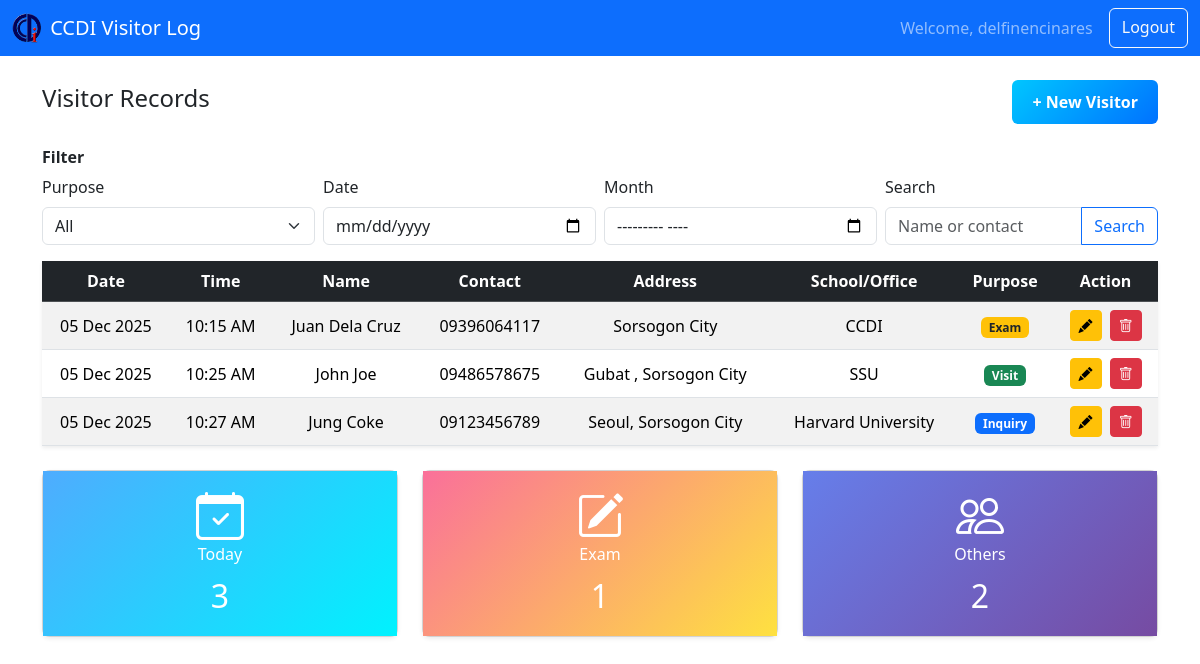
The app's page /dashboard.php (signed in) with its own data.
### tables this page shows
CREATE TABLE `visitors` (
  `id` int(11) NOT NULL AUTO_INCREMENT,
  `fullname` varchar(100) NOT NULL,
  `date` datetime NOT NULL,
  `time` time NOT NULL,
  `address` varchar(255) DEFAULT NULL,
  `contact` varchar(20) DEFAULT NULL,
  `school_office` varchar(100) DEFAULT NULL,
  `purpose` enum('Visit','Inquiry','Exam') NOT NULL,
  PRIMARY KEY (`id`)
);

### dashboard.php (the view, shortened to what this page needs)
<?php
include("config.php");
$search       = $_GET['search'] ?? '';
$filter_date  = $_GET['filter_date'] ?? '';
$filter_month = $_GET['filter_month'] ?? '';
$sql = "SELECT * FROM visitors";
$stmt = $conn->prepare($sql);
$stmt->execute();
$result = $stmt->get_result();
$count_today_row = $conn->query("
    SELECT COUNT(*) AS total
    FROM visitors
    WHERE DATE(date) = CURDATE()
")->fetch_assoc();
$count_exam_row = $conn->query("
    SELECT COUNT(*) AS total
    FROM visitors
    WHERE DATE(date) = CURDATE()
      AND purpose = 'Exam'
")->fetch_assoc();
$count_others_row = $conn->query("
    SELECT COUNT(*) AS total
    FROM visitors
    WHERE DATE(date) = CURDATE()
      AND purpose IN ('Visit','Inquiry')
")->fetch_assoc();
$count_today  = $count_today_row['total']  ?? 0;
$count_exam   = $count_exam_row['total']   ?? 0;
$count_others = $count_others_row['total'] ?? 0;
?>
<!DOCTYPE html>
<html>
<head>
    <link rel="stylesheet" href="assets/css/bootstrap.min.css">
    <link rel="stylesheet" href="https://cdn.jsdelivr.net/npm/bootstrap-icons/font/bootstrap-icons.css">
</head>
<body>
<nav class="navbar navbar-expand-lg navbar-dark bg-primary">
  <div class="container-fluid">
   <a class="navbar-brand d-flex align-items-center" href="#">
    <img src="assets/img/ccdi_logo.jpg" alt="Logo" style="height: 30px; width: auto;" class="me-2">
         CCDI Visitor Log
    </a>
    <div class="d-flex">
      <span class="navbar-text me-3">Welcome, <?php echo $_SESSION['username']; ?></span>
      <a href="logout.php" class="btn btn-outline-light">Logout</a>
    </div>
  </div>
</nav>
<div class="container mt-4">
    <div class="d-flex justify-content-between align-items-center">
        <h4>Visitor Records</h4>
        <a href="add_visitor.php"
           class="btn fw-bold text-white"
           style="background: linear-gradient(135deg, #00c6ff, #0072ff); border: none; padding: 10px 20px; font-size: 1rem;">
           + New Visitor
        </a>
    </div>
    <h6 class="mt-4 fw-bold">Filter</h6>
    <form method="get" class="row g-2 align-items-end">
        <div class="col-md-3">
            <label class="form-label">Purpose</label>
            <select name="purpose" class="form-select" onchange="this.form.submit()">
                <option value="">All</option>
            </select>
        </div>
        <div class="col-md-3">
            <label class="form-label">Date</label>
            <input type="date" name="filter_date" class="form-control" value="<?php echo htmlspecialchars($filter_date); ?>" onchange="this.form.submit()">
        </div>
        <div class="col-md-3">
            <label class="form-label">Month</label>
            <input type="month" name="filter_month" class="form-control" value="<?php echo htmlspecialchars($filter_month); ?>" onchange="this.form.submit()">
        </div>
        <div class="col-md-3">
            <label class="form-label">Search</label>
            <div class="input-group">
                <input type="text" name="search" class="form-control" placeholder="Name or contact" value="<?php echo htmlspecialchars($search); ?>">
                <button class="btn btn-outline-primary" type="submit">Search</button>
            </div>
        </div>
    </form>
    <table class="table table-striped table-hover mt-3 shadow-sm text-center align-middle">
        <thead class="table-dark">
            <tr>
                <th>Date</th><th>Time</th><th>Name</th><th>Contact</th><th>Address</th><th>School/Office</th><th>Purpose</th><th>Action</th>
            </tr>
        </thead>
        <tbody>
        <?php if ($result->num_rows > 0) {
            while($row = $result->fetch_assoc()) { ?>
        <tr>
            <td><?php echo date("d M Y", strtotime($row['date'])); ?></td>
            <td><?php echo date("h:i A", strtotime($row['time'])); ?></td>
            <td><?php echo htmlspecialchars($row['fullname']); ?></td>
            <td><?php echo htmlspecialchars($row['contact']); ?></td>
            <td><?php echo htmlspecialchars($row['address']); ?></td>
            <td><?php echo htmlspecialchars($row['school_office']); ?></td>
            <td>
            <?php
                $purpose = trim($row['purpose']);
                switch($purpose) {
                    case 'Visit':   $badgeClass = 'bg-success'; $label = 'Visit'; break;
                    case 'Inquiry': $badgeClass = 'bg-primary'; $label = 'Inquiry'; break;
                    case 'Exam':    $badgeClass = 'bg-warning text-dark'; $label = 'Exam'; break;
                }
            ?>
            <span class="badge <?php echo $badgeClass; ?>"><?php echo $label; ?></span>
            </td>
            <td>
                <a href="edit_visitor.php?id=<?php echo $row['id']; ?>" class="btn btn-sm btn-warning me-1">
                    <i class="bi bi-pencil-fill"></i>
                </a>
                <a href="delete_visitor.php?id=<?php echo $row['id']; ?>" class="btn btn-sm btn-danger" onclick="return confirm('Delete this visitor?');">
                    <i class="bi bi-trash"></i>
                </a>
            </td>
        </tr>
        <?php } } else { ?>
        <tr><td colspan="8" class="text-center text-muted">No visitor records found.</td></tr>
        <?php } ?>
        </tbody>
    </table>
    <div class="row text-center mt-4">
        <div class="col-md-4">
            <div class="card shadow-sm" style="border-radius: 8px;">
                <div class="card-body text-white" style="background: linear-gradient(135deg, #4facfe, #00f2fe); min-height: 150px;">
                    <i class="bi bi-calendar-check display-5 mb-2"></i>
                    <h6>Today</h6>
                    <p class="fs-2 mb-0"><?php echo $count_today; ?></p>
                </div>
            </div>
        </div>
        <div class="col-md-4">
            <div class="card shadow-sm" style="border-radius: 8px;">
                <div class="card-body text-white" style="background: linear-gradient(135deg, #fa709a, #fee140); min-height: 150px;">
                    <i class="bi bi-pencil-square display-5 mb-2"></i>
                    <h6>Exam</h6>
                    <p class="fs-2 mb-0"><?php echo $count_exam; ?></p>
                </div>
            </div>
        </div>
        <div class="col-md-4">
            <div class="card shadow-sm" style="border-radius: 8px;">
                <div class="card-body text-white" style="background: linear-gradient(135deg, #667eea, #764ba2); min-height: 150px;">
                    <i class="bi bi-people display-5 mb-2"></i>
                    <h6>Others</h6>
                    <p class="fs-2 mb-0"><?php echo $count_others; ?></p>
                </div>
            </div>
        </div>
    </div>
</div>
</body>
</html>

### dashboard.php (style rules this page uses)
table td, table th { text-align: center; vertical-align: middle; }

### records on screen
visitors: date "05 Dec 2025", time "10:15 AM", fullname "Juan Dela Cruz", contact "09396064117", address "Sorsogon City", school_office "CCDI", purpose "Exam"
visitors: date "05 Dec 2025", time "10:25 AM", fullname "John Joe", contact "09486578675", address "Gubat , Sorsogon City", school_office "SSU", purpose "Visit"
visitors: date "05 Dec 2025", time "10:27 AM", fullname "Jung Coke", contact "09123456789", address "Seoul, Sorsogon City", school_office "Harvard University", purpose "Inquiry"

### other values on screen
$_SESSION['username'] "delfinencinares"
$count_today "3"
$count_exam "1"
$count_others "2"
